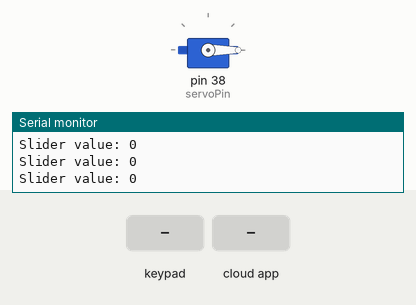
A sketch run on a simulated Arduino Mega 2560, built with avr-gcc and run on an emulated ATmega2560. Shown: servo, the last lines printed to the serial monitor. Inputs (shaded band) come from the test bench. The RemoteXY app is connected.

Above: at 1.2 s.
1.3 s: key '1' pressed
At 2.0 s:
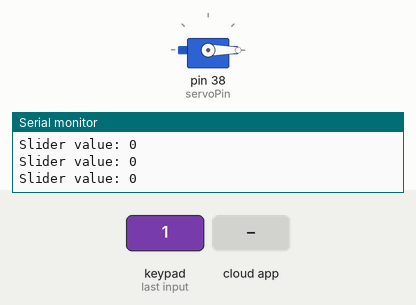
2.8 s: keypad keys 3 1 3 3 3 5 3 7 pressed 0.4 s apart
At 3.8 s:
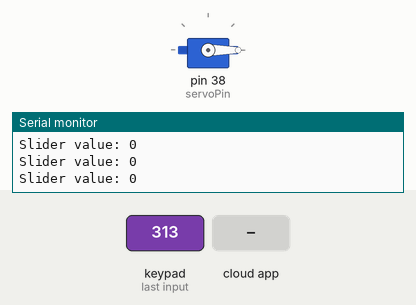
9.0 s: the phone or cloud app sets slider to 1
At 9.7 s:
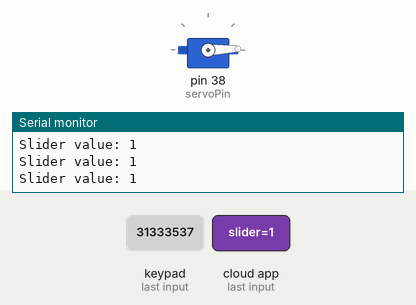
15.0 s: keypad keys 3 1 3 3 3 5 3 7 # pressed 0.4 s apart
At 15.6 s:
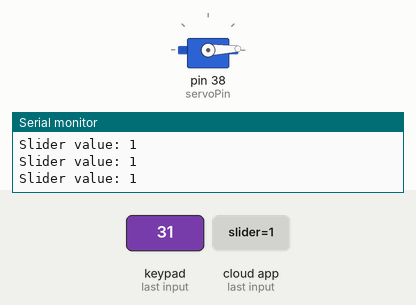
21.6 s: key '2' pressed
At 22.3 s:
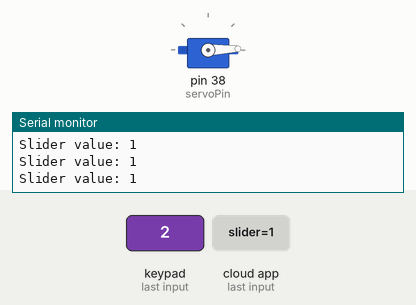
Timing chart, 0 to 24.6 s (numbered marks = the images above; inputs shaded):
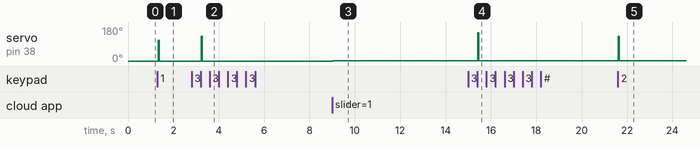

Measured:
- after the input at 1.3 s, servo on pin 38 (servoPin): 0° → 110° at once, → 0° 0.04 s later
- after the input at 2.8 s, servo on pin 38 (servoPin): 0° → 130° after 0.42 s, → 0° 0.04 s later
- after the input at 9.0 s, servo on pin 38 (servoPin): 0° → 2° at once
- after the input at 15.0 s, servo on pin 38 (servoPin): 2° → 150° after 0.42 s, → 2° 0.04 s later
- after the input at 21.6 s, servo on pin 38 (servoPin): 2° → 130° at once, → 2° 0.04 s later

The sketch:

main.ino
```cpp
// RemoteXY select connection mode and include library
#define REMOTEXY_MODE__SOFTSERIAL
#include <SoftwareSerial.h>
#include <RemoteXY.h>
#include <Servo.h>
#include <Keypad.h>

Servo myServo;
int servoPin = 38;
int servoPosition = 90; // Initialize servo position

const int numRows = 4;
const int numCols = 3;

char keys[numRows][numCols] = {
  {'1', '2', '3'},
  {'4', '5', '6'},
  {'7', '8', '9'},
  {'*', '0', '#'}
};

byte rowPins[numRows] = {31, 33, 35, 37};
byte colPins[numCols] = {39, 41, 43};

Keypad keypad = Keypad(makeKeymap(keys), rowPins, colPins, numRows, numCols);

// RemoteXY connection settings
#define REMOTEXY_SERIAL_RX 68
#define REMOTEXY_SERIAL_TX 69
#define REMOTEXY_SERIAL_SPEED 9600

// RemoteXY configurate
#pragma pack(push, 1)
uint8_t RemoteXY_CONF[] =
  { 255,1,0,0,0,33,0,16,200,1,4,0,23,29,18,54,2,26,129,0,
  10,3,41,6,17,83,101,114,118,111,32,80,111,115,105,116,105,111,110,0 };

struct {
  int8_t slider;
  uint8_t connect_flag;  // =1 if wire connected, else =0
} RemoteXY;
#pragma pack(pop)

void setup() {
  RemoteXY_Init();
  Serial.begin(9600);
  myServo.attach(servoPin);
  myServo.write(servoPosition);

  // TODO your setup code
}

void loop() {
  RemoteXY_Handler();

  // Check for keypad input
  char key = keypad.getKey();
  if (key != NO_KEY) {
    Serial.print("Key pressed: ");
    Serial.println(key);

    if (key == '1') {
      moveServo(20);
    } else if (key == '2') {
      moveServo(-20);
    }
  }

  // Debug statement for slider value
  Serial.print("Slider value: ");
  Serial.println(RemoteXY.slider);
  myServo.write(RemoteXY.slider*2);
}

void moveServo(int angleIncrement) {
  int newAngle = servoPosition + angleIncrement;

  if (newAngle >= 0 && newAngle <= 180) {
    myServo.write(newAngle);
    servoPosition = newAngle;
    Serial.print("Servo moved to: ");
    Serial.println(servoPosition);
  }
}
```
